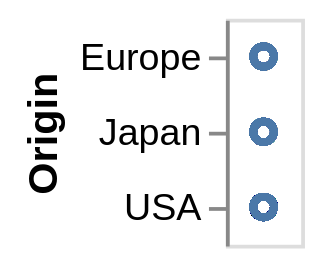

The notebook cell this image was saved under:
### Markdown cell above
#### Кодировки (Encodings)

Следующий шаг &ndash; добавить визуальные каналы кодировок (*encodings*) к графику. Канал кодировки задаёт, как конкретный столбец данных сопоставляется визуальному свойству на графике.

Наиболее часто используемые каналы:
- `x`: значение по оси X
- `y`: значение по оси Y
- `color`: цвет метки
- `opacity`: прозрачность метки
- `shape`: форма метки
- `size`: размер метки
- `row`: строка в сетке 
- `column`: столбец в сетке

Полный список см. в документации: [Vega-Altair &rarr; Encodings](https://altair-viz.github.io/user_guide/encodings/index.html).

Кодировки задаются методом `encode()` объекта `Chart`. Начнём с отображения `Origin` по оси `y`.

### Code cell
alt.Chart(cars).mark_point().encode(
    y='Origin'
)

### Figure 1 — Vega-Lite specification as saved in the notebook (floating-point values rounded to 4 significant figures; data arrays with more than 128 entries replaced by an {"elided": "..."} marker saying what was removed)
{"config": {"view": {"continuousWidth": 300, "continuousHeight": 300}}, "data": {"name": "data-583e73726c1545c56c203344161a975c"}, "mark": {"type": "point"}, "encoding": {"y": {"field": "Origin", "type": "nominal"}}, "$schema": "https://vega.github.io/schema/vega-lite/v6.4.1.json", "datasets": {"data-583e73726c1545c56c203344161a975c": {"elided": "406 records"}}}
